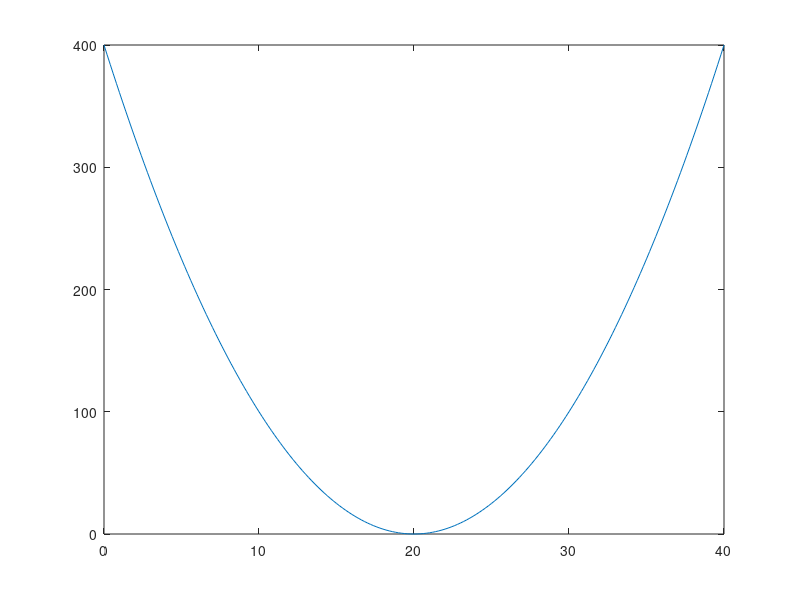

Recreate this plot in MATLAB.
# Not function file:
1;

% Define range for x values 0 - 40 with .2 increment
x = 0:0.2:40;

% Function to calculate the data
function y = createData(x_input)
    y = (x_input - 20).^2;
end

% Call the function to get y values
y = createData(x);

% Combine x and y into a matrix
data = [x', y'];

filename = 'octave-points.csv';

% Write the data to the CSV file
csvwrite(filename, data);

% Plot the results
plot(x, y);

